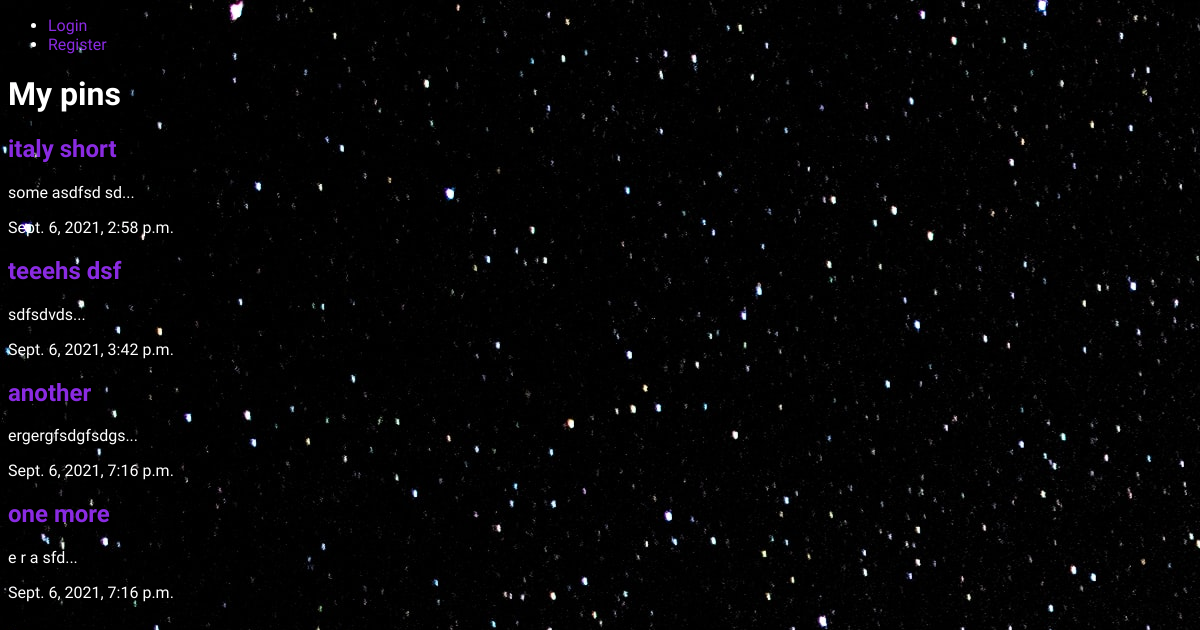
The app's page /, older data.
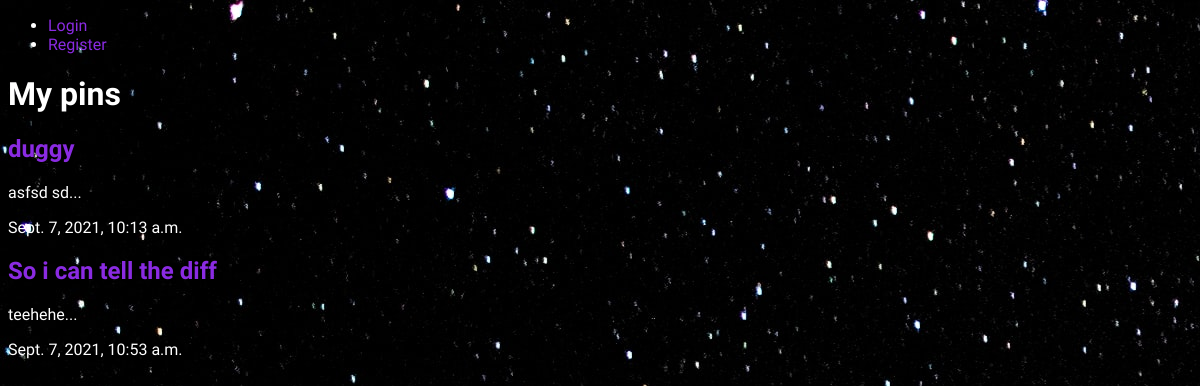
The same page, newer data.
### pins/models.py (models this page shows, shortened)
class Pins(models.Model):
    pin_id = models.BigAutoField(primary_key=True)
    name = models.CharField(max_length=100, blank=False)
    slug = models.SlugField(max_length=100)
    tags = TaggableManager()
    pin = models.TextField()
    notes = models.TextField()
    date_created = models.DateTimeField(auto_now_add=True)
    user_id = models.ForeignKey(User, on_delete=models.CASCADE, blank=True)
    class Meta:
        verbose_name_plural = "Pins"
    def snippet(self):
        return self.pin[:50] + '...'

### pins/views.py (the view)
# urls.py: path('', include('pins.urls'))
def pins(request):
    pins = Pins.objects.all().order_by('date_created')
    return render(request, 'pins/pins.html', { 'pins': pins })

### pins/templates/pins/pins.html
{% extends 'pins/base.html' %}
{% block content %}
    <h1>My pins</h1>
    <div class="pins">
    {% for pin in pins %}
        <div class="pin">
            <h2><a href="{% url 'pins:pin_detail' slug=pin.slug %}">{{pin.name}}</a></h2>
            <p>{{ pin.snippet }}</p>
            <p>{{ pin.date_created }}</p>
        </div>
    {% endfor %}
    </div>
{% endblock content %}

### pins/templates/pins/base.html (shortened to what this page needs)
{% load static %}
<!DOCTYPE html>
<html lang="en">
<head>
    <link rel="stylesheet" href="{% static 'pins/index.css' %}">
    <nav>
        <ul>
            {% if user.is_authenticated %}
            <li>
                <form class="logout-link" action="{% url 'users:logout' %}" method="post">
                    {% csrf_token %}
                    <button type="submit">Logout</button>
                </form>
                <li><a href="{% url 'pins:create' %}" class="highlight">New pin</a></li>
            </li>
            {% else %}
                <li><a href="{% url 'users:login' %}">Login</a></li>
                <li><a href="{% url 'users:register_view' %}">Register</a></li>
            {% endif %}
        </ul>
    </nav>
</head>
<body>
    {% block content %}
    {% endblock content %}
</body>
</html>

### pins/static/pins/index.css (style rules this page uses)
body { background: rgb(175, 175, 226); background-image: url(/static/stars.jpg); background-repeat: no-repeat; color: #fff; font-family: ubuntu; }
a { color: blueviolet; text-decoration: none; }

Row changes from the older to the newer data that the page shows:
removed Pins: name "italy short", snippet "some asdfsd sd...", date_created "Sept. 6, 2021, 2:58 p.m."
removed Pins: name "teeehs dsf", snippet "sdfsdvds...", date_created "Sept. 6, 2021, 3:42 p.m."
removed Pins: name "another", snippet "ergergfsdgfsdgs...", date_created "Sept. 6, 2021, 7:16 p.m."
removed Pins: name "one more", snippet "e r a sfd...", date_created "Sept. 6, 2021, 7:16 p.m."
added Pins: name "duggy", snippet "asfsd sd...", date_created "Sept. 7, 2021, 10:13 a.m."
added Pins: name "So i can tell the diff", snippet "teehehe...", date_created "Sept. 7, 2021, 10:53 a.m."
